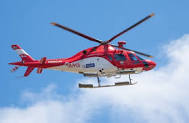
#> input picture Görüntü işleme/temel işlemler/helikopter.jpg, 189 x 123 px
$ python resmi_dondurme.py
#> lines starting #> are read from the running program, lines starting #| are printed output that depends on the picture
import cv2
import numpy as np

img = cv2.imread("helikopter.jpg", 0)
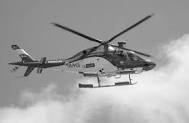
#> img: shape (123, 189); min 4, max 255, mean 161.9
row, col = img.shape
#> row = 123; col = 189

M = cv2.getRotationMatrix2D((col / 5, row / 3), 180, 1)

dst = cv2.warpAffine(img, M, (col, row))
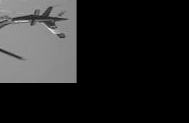
#> dst: shape (123, 189); min 0, max 232, mean 37.2

cv2.imshow("dst", dst)

$ run again, with Görüntü işleme/temel işlemler/smile.jpg copied over Görüntü işleme/temel işlemler/helikopter.jpg
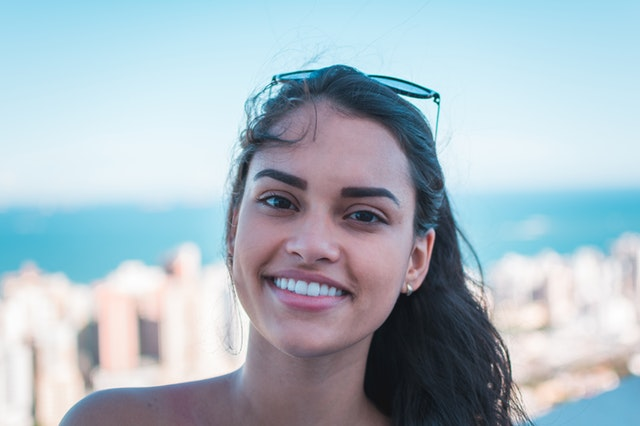
#> input picture Görüntü işleme/temel işlemler/smile.jpg, 640 x 426 px
#> `img = cv2.imread("helikopter.jpg", 0)`:
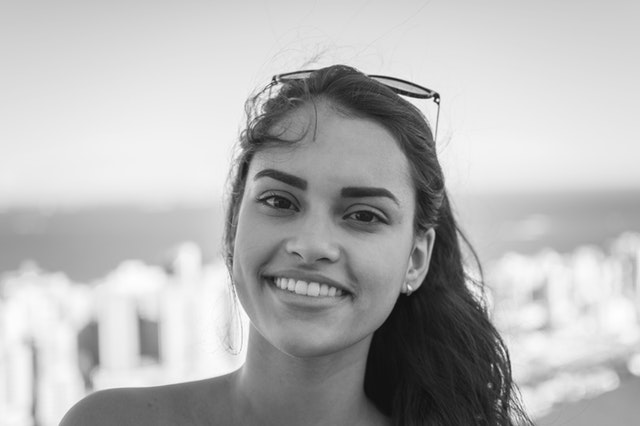
#> img: shape (426, 640); min 12, max 255, mean 181.5
#> `dst = cv2.warpAffine(img, M, (col, row))`:
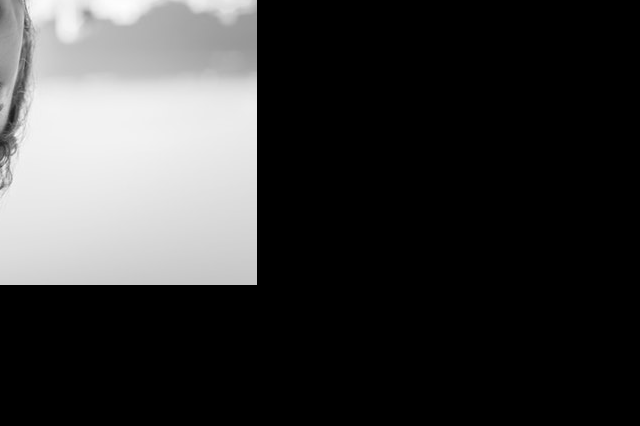
#> dst: shape (426, 640); min 0, max 254, mean 57.1
